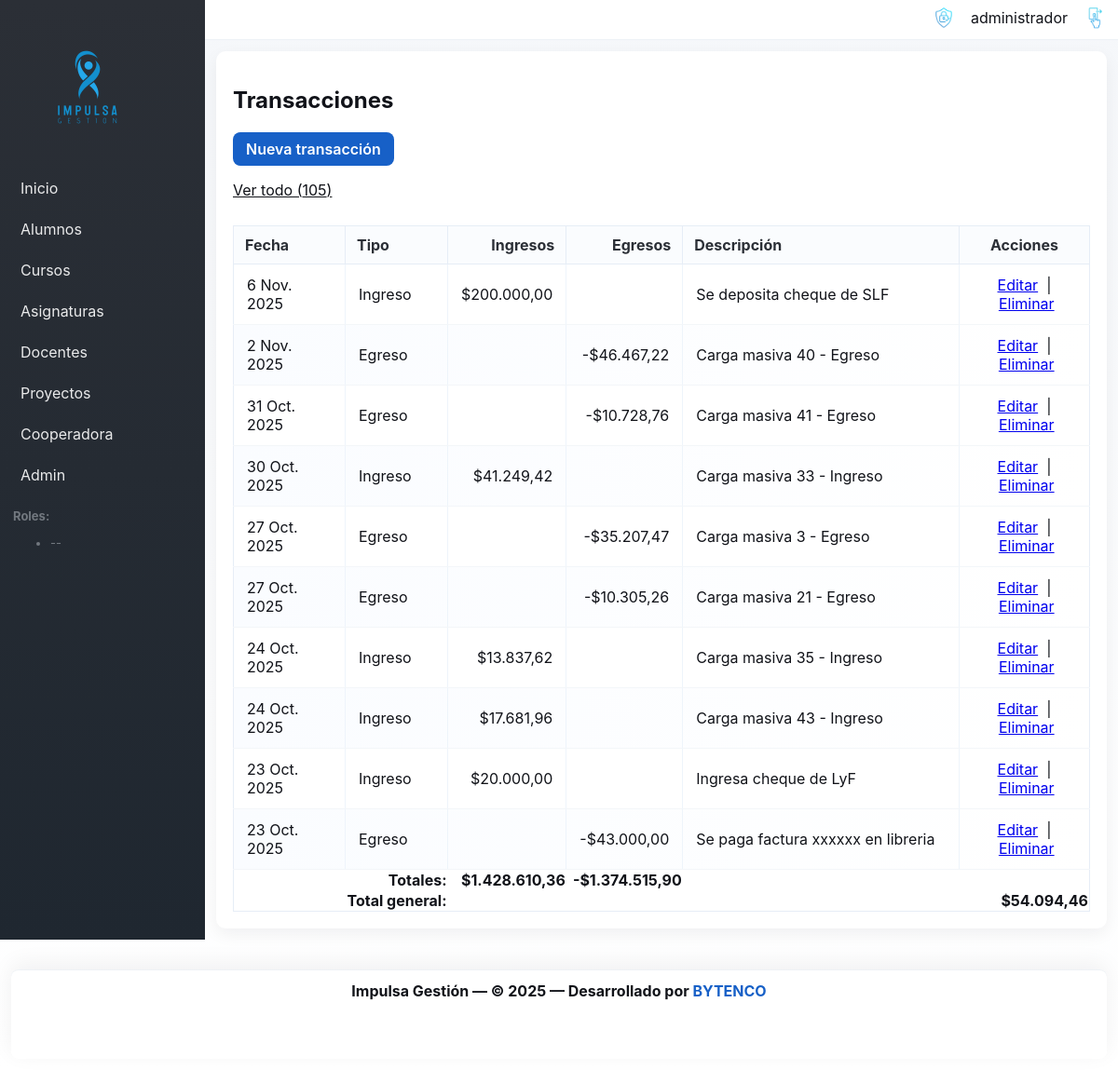
The app's page /cooperadora/transactions/ (signed in) with its own data.
### cooperadora/models.py (models this page shows, shortened)
class Transaction(models.Model):
    INCOME = 'IN'
    EXPENSE = 'EX'
    ADJUSTMENT = 'AJ'
    TYPE_CHOICES = [
        (INCOME, 'Ingreso'),
        (EXPENSE, 'Egreso'),
        (ADJUSTMENT, 'Ajuste'),
    ]
    date = models.DateField()
    type = models.CharField(max_length=2, choices=TYPE_CHOICES)
    amount = models.DecimalField(max_digits=12, decimal_places=2)
    description = models.TextField(blank=True)
    class Meta:
        permissions = [
            ("manage_adjustments", "Can add/change adjustments"),
        ]

### cooperadora/views.py (the view)
# urls.py: path('transactions/', views.TransactionListView.as_view(), name='transaction_list'),
class TransactionListView(LoginRequiredMixin, PermissionRequiredMixin, ListView):
    model = Transaction
    template_name = 'cooperadora/transaction_list.html'
    context_object_name = 'transactions'
    permission_required = 'cooperadora.view_transaction'
    def get_context_data(self, **kwargs):
        ctx = super().get_context_data(**kwargs)
        qs = self.get_queryset().order_by('-date')
        show_all = self.request.GET.get('all') == '1'
        total_count = qs.count()
        if not show_all:
            limited = total_count > 10
            limited_qs = qs[:10]
        else:
            limited = False
            limited_qs = qs
        from decimal import Decimal
        total_income = Decimal('0')
        total_expense = Decimal('0')
        for t in qs:
            amt = t.amount
            if t.type == Transaction.INCOME:
                total_income += Decimal(amt)
            elif t.type == Transaction.EXPENSE:
                total_expense += -Decimal(amt)
            else:  # ADJUSTMENT
                if amt >= 0:
                    total_income += Decimal(amt)
                else:
                    total_expense += Decimal(amt)
        total_general = total_income + total_expense
        rows = []
        for t in limited_qs:
            amt = t.amount
            income_col = None
            expense_col = None
            if t.type == Transaction.INCOME:
                income_col = amt
            elif t.type == Transaction.EXPENSE:
                expense_col = -Decimal(amt)
            else:
                if amt >= 0:
                    income_col = amt
                else:
                    expense_col = Decimal(amt)
            rows.append({
                'pk': t.pk,
                'date': t.date,
                'type': t.get_type_display(),
                'income': income_col,
                'expense': expense_col,
                'description': t.description or '',
            })
        ctx.update({
            'rows': rows,
            'total_income': total_income,
            'total_expense': total_expense,
            'total_general': total_general,
            'limited': limited,
            'total_count': total_count,
        })
        return ctx

### cooperadora/templatetags/money_filters.py (called while the page is built)
@register.filter()
def money(value, currency='ARS'):
    try:
        val = float(value)
    except Exception:
        return value
    symbols = {
        'ARS': '$',
        'USD': 'US$'
    }
    symbol = symbols.get(str(currency).upper(), str(currency))
    negative = val < 0
    val = abs(val)
    s = f"{val:,.2f}"
    s = s.replace(',', 'X').replace('.', ',').replace('X', '.')
    if negative:
        return f"-{symbol}{s}"
    return f"{symbol}{s}"

### templates/cooperadora/transaction_list.html (shortened to what this page needs)
{% extends 'base.html' %}
{% block content %}
<h2>Transacciones</h2>
{% load money_filters %}
<p>
  {% if perms.cooperadora.add_transaction %}
    <a class="btn" href="{% url 'cooperadora:transaction_add' %}">Nueva transacción</a>
  {% endif %}
</p>
{% if limited %}
  <p><a class="btn--ghost" href="?all=1">Ver todo ({{ total_count }})</a></p>
{% elif total_count and total_count > 10 %}
  <p><a class="btn--ghost" href="?all=1">Ver todo ({{ total_count }})</a></p>
{% endif %}
<div class="table-wrapper">
  <table class="table">
  <thead>
    <tr>
      <th>Fecha</th>
      <th>Tipo</th>
      <th style="text-align:right">Ingresos</th>
      <th style="text-align:right">Egresos</th>
      <th>Descripción</th>
      <th>Acciones</th>
    </tr>
  </thead>
  <tbody>
    {% for r in rows %}
      <tr>
        <td>{{ r.date }}</td>
        <td>{{ r.type }}</td>
  <td style="text-align:right">{% if r.income %}{{ r.income|money }}{% else %}&nbsp;{% endif %}</td>
  <td style="text-align:right">{% if r.expense %}{{ r.expense|money }}{% else %}&nbsp;{% endif %}</td>
        <td>{{ r.description }}</td>
        <td>
          {% if perms.cooperadora.change_transaction %}
            <a href="{% url 'cooperadora:transaction_edit' r.pk %}">Editar</a>
          {% endif %}
          {% if perms.cooperadora.delete_transaction %}
            &nbsp;|&nbsp;<a href="{% url 'cooperadora:transaction_delete' r.pk %}">Eliminar</a>
          {% endif %}
        </td>
      </tr>
    {% empty %}
      <tr><td colspan="6">No hay transacciones.</td></tr>
    {% endfor %}
  </tbody>
  <tfoot>
    <tr>
      <td colspan="2" style="text-align:right"><strong>Totales:</strong></td>
  <td style="text-align:right"><strong>{{ total_income|money }}</strong></td>
  <td style="text-align:right"><strong>{{ total_expense|money }}</strong></td>
      <td colspan="2"></td>
    </tr>
    <tr>
      <td colspan="2" style="text-align:right"><strong>Total general:</strong></td>
      <td colspan="4" style="text-align:right">
        {% if total_general < 0 %}
          <strong style="color:red">{{ total_general|money }}</strong>
        {% else %}
          <strong>{{ total_general|money }}</strong>
        {% endif %}
      </td>
    </tr>
  </tfoot>
  </table>
</div>
{% endblock %}

### templates/base.html (shortened to what this page needs)
{% load static %}
<!doctype html>
<html lang="es">
  <head>
  <link rel="stylesheet" href="{% static 'css/site.css' %}?v=2">
  </head>
  <body>
    <div class="layout">
  <aside class="sidebar" id="site-sidebar" aria-hidden="true">
        <div class="sidebar-brand">
          <a href="/"><img src="{% static 'FullLogo_Transparent.png' %}" alt="Impulsa"/></a>
        </div>
        <nav class="sidebar-nav">
          <a href="/">Inicio</a>
          {% if user.is_authenticated and user.is_superuser or user.is_authenticated and 'students.view_student' in user_perms %}
            <a href="/students/">Alumnos</a>
          {% endif %}
          {% if user.is_authenticated and user.is_superuser or user.is_authenticated and 'courses.view_course' in user_perms %}
            <a href="/courses/">Cursos</a>
          {% endif %}
          {% if user.is_authenticated and user.is_superuser or user.is_authenticated and 'subjects.view_subject' in user_perms %}
            <a href="/subjects/">Asignaturas</a>
          {% endif %}
          {% if user.is_authenticated and user.is_superuser or user.is_authenticated and 'teachers.view_teacher' in user_perms %}
            <a href="/teachers/">Docentes</a>
          {% endif %}
          {% if user.is_authenticated and user.is_superuser or user.is_authenticated and 'projects.view_project' in user_perms %}
            <a href="/projects/">Proyectos</a>
          {% endif %}
          {% if user.is_authenticated and user.is_superuser or user.is_authenticated and 'cooperadora.view_transaction' in user_perms %}
            <a href="/cooperadora/">Cooperadora</a>
          {% endif %}
          {% if user.is_superuser %}
            <a href="/admin/">Admin</a>
          {% endif %}
        </nav>
        <div class="sidebar-roles">
          {% if user.is_authenticated %}
            <strong>Roles:</strong>
            <ul>
              {% for r in user_roles %}<li>{{ r }}</li>{% empty %}<li>--</li>{% endfor %}
            </ul>
          {% endif %}
        </div>
      </aside>
      <div class="main-area">
        <header class="topbar">
          <div class="container topbar-inner">
            <div class="top-actions">
              <div class="user-menu">
                  {% if user.is_authenticated %}
                    <div class="user-auth">
                      <img src="{% static 'Acceso_garantizado.png' %}" alt="Acceso garantizado" class="accesso-icon" aria-hidden="true"/>
                      <span class="user-name">{{ user.username }}</span>
                      <a href="{% url 'core:logout' %}" title="Salir" class="logout-link">
                        <img src="{% static 'Salir.png' %}" alt="Salir" class="logout-icon" />
                      </a>
                    </div>
                  {% else %}
                    <a href="{% url 'core:login' %}" title="Ingresar">
                      <img src="{% static 'Accesso.png' %}" alt="Ingresar" class="login-icon" />
                    </a>
                  {% endif %}
                </div>
            </div>
          </div>
        </header>
        <main class="container content-area">
          {% block content %}{% endblock %}
        </main>
      </div>
    </div>
    <footer class="site-footer">
      <div class="container">
        <p>
          Impulsa Gestión — &copy; 2025 — Desarrollado por
          <a href="https://www.bytenco.com.ar" target="_blank" rel="noopener noreferrer" class="bytenco-credit">
            BYTENCO
          </a>
        </p>
      </div>
    </footer>
  </body>
</html>

### static/css/site.css (style rules this page uses)
:root { --gray-900:#111319; --gray-700:#2b2f36; --gray-500:#72787f; --blue-800:#0b3d91; --blue-600:#1760c7; --sky-400:#56c3ff; --accent:#56c3ff; --muted:#f5f7fa; }
* { box-sizing:border-box }
body { margin:0; font-family: Inter, system-ui, -apple-system, "Segoe UI", Roboto, "Helvetica Neue", Arial; background: linear-gradient(180deg,var(--muted),#ffffff); color:var(--gray-900); padding-bottom:140px; }
.container { max-width:1100px; margin:0 auto; padding:20px; }
.layout { display:flex;min-height:100vh }
.sidebar { width:220px; background:linear-gradient(180deg,var(--gray-700), #1f2730); color:white; padding:18px 14px; }
.sidebar-brand { padding:12px 0;display:flex;align-items:center;gap:8px }
.sidebar-brand img { height:128px;display:block }
.sidebar-nav { display:flex;flex-direction:column;gap:8px;margin-top:14px }
.sidebar-nav a { color:rgba(255,255,255,0.9);text-decoration:none;padding:8px;border-radius:6px }
.sidebar-roles { margin-top:18px;font-size:13px;color:var(--gray-500) }
.main-area { flex:1;display:flex;flex-direction:column }
.topbar { background:white;border-bottom:1px solid #eef2f6;position:sticky;top:0;z-index:1200 }
.topbar .container { padding-left:12px;padding-right:12px;padding-top:6px;padding-bottom:6px }
.topbar-inner { display:flex;align-items:center;justify-content:space-between;padding:0 }
.top-actions { display:flex;gap:12px;align-items:center }
.user-menu a { display:inline-flex;align-items:center;gap:8px }
.accesso-icon { height:26px;vertical-align:middle;margin-right:8px }
.logout-icon { height:26px;vertical-align:middle;margin-left:8px;filter:brightness(0.9) }
.user-auth { display:inline-flex;align-items:center;gap:8px }
.notif-icon, .login-icon, .bytenco-logo, .accesso-icon, .logout-icon { transition: transform .12s ease, filter .12s ease, opacity .12s ease; will-change: transform, filter, opacity; }
.content-area { background:white;margin:12px;border-radius:10px;padding:18px;box-shadow:0 6px 18px rgba(16,24,40,0.06) }
.site-footer { margin-top:12px; padding:14px 0; text-align:center; color:var(--gray-700); background:white; position:fixed; left:12px;right:12px;bottom:12px; height:96px; border-top:1px solid #eef2f6; z-index:9999; padding:12px 20px; border-radius:8px; box-shadow:0 -6px 24px rgba(16,24,40,0.06); }
.site-footer .container { display:flex;align-items:center;justify-content:center;gap:10px;padding:0 }
.site-footer p { margin:0;color:var(--gray-900);font-weight:700;font-size:16px;white-space:normal }
.site-footer a.bytenco-credit { display:inline-flex;align-items:center;gap:8px;color:var(--blue-600);text-decoration:none }
.bytenco-credit { color:var(--gray-500);text-decoration:none }
h1,h2 { color:var(--gray-900) }
.table-wrapper { overflow:auto;-webkit-overflow-scrolling:touch }
.table { width:100%;border-collapse:collapse;margin-top:12px;border:1px solid #e6edf6;background:white }
.table thead th { background:#fafcfe;color:var(--gray-700);font-weight:700;padding:10px 12px;border-bottom:1px solid #e6edf6;border-right:1px solid #e6edf6;text-align:left }
.table thead th:last-child { border-right:0 }
.table tbody td { padding:12px 14px;border-bottom:1px solid #f3f6f9;border-right:1px solid #eef4fb;vertical-align:middle }
.table tbody td:last-child { border-right:0 }
.table th:first-child, .table td:first-child { width:120px }
.table th:nth-child(2), .table td:nth-child(2) { width:110px }
.table th:nth-child(3), .table td:nth-child(3), .table th:nth-child(4), .table td:nth-child(4) { width:120px;text-align:right }
.table th:last-child, .table td:last-child { width:140px;text-align:center }
.table td:nth-child(5) { white-space:normal;max-width:60ch;overflow:hidden;text-overflow:ellipsis }
.table tbody tr:nth-child(even) { background:linear-gradient(90deg, rgba(245,249,255,0.5), rgba(255,255,255,0.5)) }
.btn { display:inline-block; padding:8px 14px; border-radius:8px; background:var(--blue-600); color:white; text-decoration:none; font-weight:600; }
.btn--ghost { background:transparent; border:1px solid var(--gray-300); color:var(--gray-900); }

### records on screen
Transaction: date "6 Nov. 2025", income "$200.000,00", description "Se deposita cheque de SLF"
Transaction: date "2 Nov. 2025", description "Carga masiva 40 - Egreso"
Transaction: date "31 Oct. 2025", description "Carga masiva 41 - Egreso"
Transaction: date "30 Oct. 2025", income "$41.249,42", description "Carga masiva 33 - Ingreso"
Transaction: date "27 Oct. 2025", description "Carga masiva 3 - Egreso"
Transaction: date "27 Oct. 2025", description "Carga masiva 21 - Egreso"
Transaction: date "24 Oct. 2025", income "$13.837,62", description "Carga masiva 35 - Ingreso"
Transaction: date "24 Oct. 2025", income "$17.681,96", description "Carga masiva 43 - Ingreso"
Transaction: date "23 Oct. 2025", income "$20.000,00", description "Ingresa cheque de LyF"
Transaction: date "23 Oct. 2025", description "Se paga factura xxxxxx en libreria"

### other values on screen
{{ user.username }} "administrador"
{{ total_count }} "105"
{{ r.type }} "Ingreso" "Egreso" "Egreso" "Ingreso" "Egreso" "Egreso" "Ingreso" "Ingreso" "Ingreso" "Egreso"
{{ r.expense|money }} "-$46.467,22" "-$10.728,76" "-$35.207,47" "-$10.305,26" "-$43.000,00"
{{ total_income|money }} "$1.428.610,36"
{{ total_expense|money }} "-$1.374.515,90"
{{ total_general|money }} "$54.094,46"
